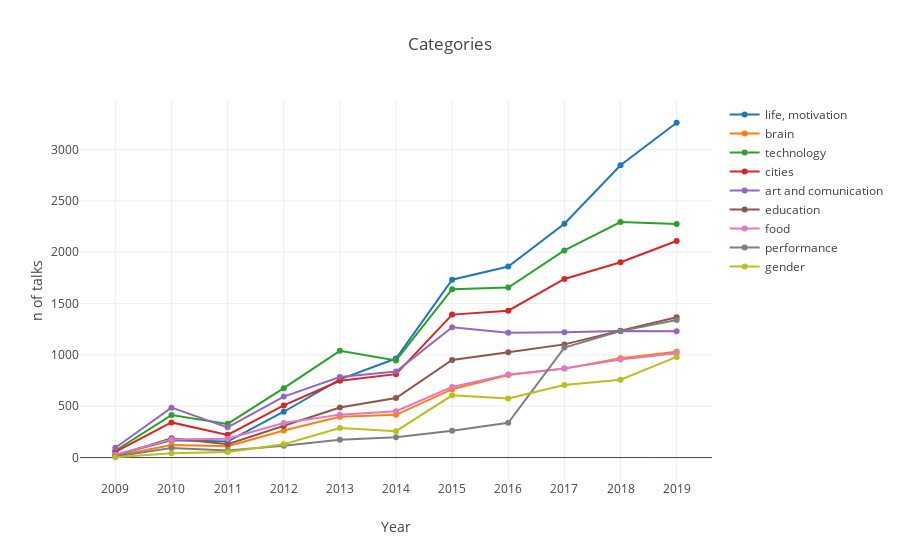

The code cell stored with this chart in its notebook:
### Code cell
categories = talks.catName.unique()
dataToPlot = []
for cname in categories:
    data = talks[(talks.catName==cname)].groupby('year').count()
    dataToPlot.append(
        go.Line(
            name=cname,
            x= data.index.values,
            y= data.viewsWeek,
        )
    )
layout = go.Layout(
    title='Categories',
    yaxis = dict(
        title='n of talks',
    ),
    xaxis = dict(
        title='Year',
        tickvals = list(range(2009, 2020)),
    )
)
fig = go.Figure(data=dataToPlot, layout=layout)
iplot(fig)

### Figure 1 — Plotly figure (JSON) as saved in the notebook; plotly's stock layout.template omitted (floating-point values rounded to 4 significant figures)
{"data": [{"name": "life, motivation", "type": "scatter", "uid": "06f265f4-2b1a-4496-8ed5-a8a947c5cd61", "x": [2009, 2010, 2011, 2012, 2013, 2014, 2015, 2016, 2017, 2018, 2019], "y": [26, 169, 156, 446, 762, 964, 1732, 1860, 2276, 2846, 3260]}, {"name": "brain", "type": "scatter", "uid": "10d91ef9-e968-4964-b9c6-7716d9c55fb8", "x": [2009, 2010, 2011, 2012, 2013, 2014, 2015, 2016, 2017, 2018, 2019], "y": [16, 122, 111, 264, 397, 416, 666, 804, 866, 967, 1030]}, {"name": "technology", "type": "scatter", "uid": "66ec6c17-baad-4079-98fa-f0f6d58d402b", "x": [2009, 2010, 2011, 2012, 2013, 2014, 2015, 2016, 2017, 2018, 2019], "y": [66, 414, 328, 676, 1039, 946, 1640, 1656, 2017, 2293, 2273]}, {"name": "cities", "type": "scatter", "uid": "18bb5c3a-1ae4-46a2-9486-7af1c85cb882", "x": [2009, 2010, 2011, 2012, 2013, 2014, 2015, 2016, 2017, 2018, 2019], "y": [55, 342, 221, 508, 747, 812, 1392, 1430, 1739, 1902, 2109]}, {"name": "art and comunication", "type": "scatter", "uid": "eebb024d-bb08-48be-baee-033de004546c", "x": [2009, 2010, 2011, 2012, 2013, 2014, 2015, 2016, 2017, 2018, 2019], "y": [96, 486, 294, 594, 785, 838, 1269, 1216, 1219, 1232, 1230]}, {"name": "education", "type": "scatter", "uid": "edc28c93-a584-4793-a65c-4df2146101a1", "x": [2009, 2010, 2011, 2012, 2013, 2014, 2015, 2016, 2017, 2018, 2019], "y": [18, 187, 130, 308, 487, 580, 951, 1026, 1102, 1235, 1367]}, {"name": "food", "type": "scatter", "uid": "705e93f6-c45a-4d0f-acf0-bc64c98f8a83", "x": [2009, 2010, 2011, 2012, 2013, 2014, 2015, 2016, 2017, 2018, 2019], "y": [27, 177, 183, 337, 418, 452, 688, 809, 868, 954, 1016]}, {"name": "performance", "type": "scatter", "uid": "9077d0ce-f8b1-4627-8c49-ee79ad1d9922", "x": [2009, 2010, 2011, 2012, 2013, 2014, 2015, 2016, 2017, 2018, 2019], "y": [10, 92, 69, 114, 174, 198, 261, 338, 1071, 1231, 1339]}, {"name": "gender", "type": "scatter", "uid": "49c623c6-0ff5-4105-a605-02c8ca13463b", "x": [2009, 2010, 2011, 2012, 2013, 2014, 2015, 2016, 2017, 2018, 2019], "y": [3, 41, 53, 130, 287, 257, 606, 575, 706, 758, 980]}], "layout": {"title": {"text": "Categories"}, "xaxis": {"tickvals": [2009, 2010, 2011, 2012, 2013, 2014, 2015, 2016, 2017, 2018, 2019], "title": {"text": "Year"}}, "yaxis": {"title": {"text": "n of talks"}}}}
